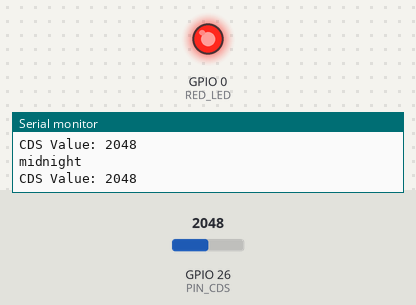
Simulated run of this sketch. Board: ESP32. Parts: output pins drawn as LEDs (lit = HIGH), the last lines printed to the serial monitor. Inputs (shaded band) come from the test bench; at power-on: GPIO 26 (PIN_CDS) = 2048.

Above: at 1.8 s.
1.9 s: GPIO 26 (PIN_CDS) set to 665
3.4 s: GPIO 26 (PIN_CDS) set to 542
At 4.6 s:
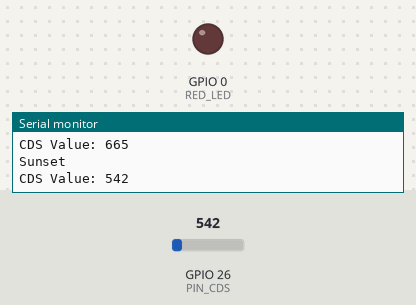
5.5 s: GPIO 26 (PIN_CDS) set to 640
At 7.2 s:
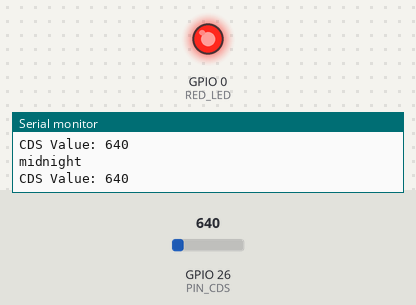
7.5 s: GPIO 26 (PIN_CDS) set to 560
At 8.9 s:
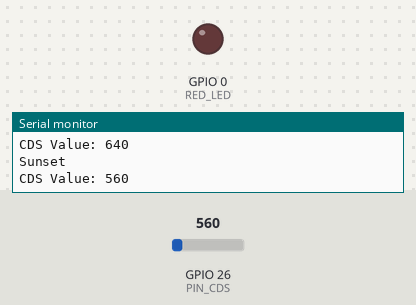
Timing chart, 0 to 10.5 s (numbered marks = the images above; inputs shaded):
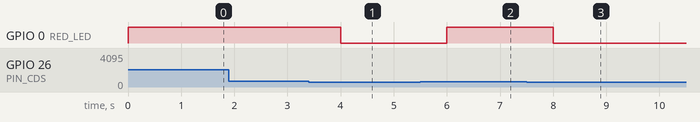

The sketch:

CDS_sensor_LED.ino
```cpp
#define PIN_CDS 26
const int RED_LED = 0;

void setup()
{
  Serial.begin(9600);
  pinMode (PIN_CDS, INPUT);
  pinMode(RED_LED, OUTPUT);
}

void loop()
{
  int CDS_sensor = analogRead (26);

  if(CDS_sensor > 600 )
  {
  Serial.println("midnight");
  digitalWrite(RED_LED, 1);


  }
  else if(600>=CDS_sensor && CDS_sensor > 300)
  {
  Serial.println("Sunset");
  digitalWrite(RED_LED, 0);
  }

  else
  {
  Serial.println("SunRise");
  digitalWrite(RED_LED, 0);
  }

  Serial.print ("CDS Value: ");
  Serial.println (CDS_sensor);
  delay(1000);
}
```

Measured:
- the behaviour switches between 601 and 600 on GPIO 26 (PIN_CDS) (found by bisection; images 0 and 1)
- after the input at 3.4 s, GPIO 0 (RED_LED): HIGH → LOW after 0.60 s
- after the input at 5.5 s, GPIO 0 (RED_LED): LOW → HIGH after 0.50 s
- after the input at 7.5 s, GPIO 0 (RED_LED): HIGH → LOW after 0.50 s
